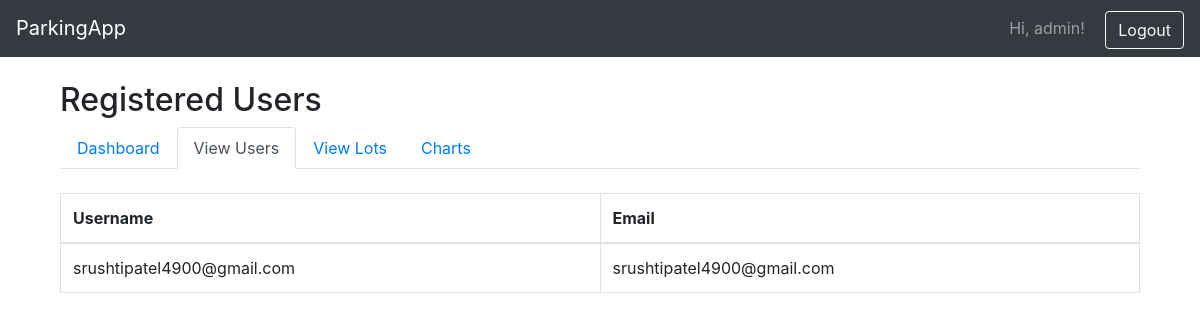
The app's page /admin/view_users (signed in) with its own data.
### app/models.py (models this page shows)
class User(db.Model, UserMixin):
    id = db.Column(db.Integer, primary_key=True)
    username = db.Column(db.String(100), nullable=False)
    email = db.Column(db.String(150), unique=True, nullable=False)
    password = db.Column(db.String(200), nullable=False)
    is_admin = db.Column(db.Boolean, default=False)

### app/routes/admin.py (the view)
@admin_bp.route('/view_users')
@login_required
@admin_required
def view_users():
    users = User.query.filter_by(is_admin=False).all()
    return render_template('admin/view_users.html', users=users)

### app/models.py (called while the page is built)
@login_manager.user_loader
def load_user(user_id):
    return User.query.get(int(user_id))

### app/routes/admin.py (called while the page is built)
def admin_required(func):
    from functools import wraps
    @wraps(func)
    def decorated_view(*args, **kwargs):
        if not current_user.is_authenticated or not current_user.is_admin:
            flash("Admin access required.")
            return redirect(url_for('auth.login'))
        return func(*args, **kwargs)
    return decorated_view

### app/templates/admin/view_users.html
{% extends "base.html" %}
{% block content %}
<div class="container mt-4">
    <h2>Registered Users</h2>
    <ul class="nav nav-tabs mb-4">
        <li class="nav-item">
            <a class="nav-link {% if request.endpoint == 'admin.dashboard' %}active{% endif %}" href="{{ url_for('admin.dashboard') }}">Dashboard</a>
        </li>
        <li class="nav-item">
            <a class="nav-link {% if request.endpoint == 'admin.view_users' %}active{% endif %}" href="{{ url_for('admin.view_users') }}">View Users</a>
        </li>
        <li class="nav-item">
            <a class="nav-link {% if request.endpoint == 'admin.view_lots' %}active{% endif %}" href="{{ url_for('admin.view_lots') }}">View Lots</a>
        </li>
        <li class="nav-item">
            <a class="nav-link {% if request.endpoint == 'admin.charts' %}active{% endif %}" href="{{ url_for('admin.charts') }}">Charts</a>
        </li>
    </ul>
    <table class="table table-bordered">
        <thead>
            <tr>
                <th>Username</th>
                <th>Email</th>
            </tr>
        </thead>
        <tbody>
            {% for user in users %}
            <tr>
                <td>{{ user.username }}</td>
                <td>{{ user.email }}</td>
            </tr>
            {% endfor %}
        </tbody>
    </table>
</div>
{% endblock %}

### app/templates/base.html (shortened to what this page needs)
<!DOCTYPE html>
<html lang="en">
<head>
    <link rel="stylesheet" href="{{ url_for('static', filename='css/style.css') }}">
    <link href="https://cdn.jsdelivr.net/npm/bootstrap@4.6.2/dist/css/bootstrap.min.css" rel="stylesheet">
</head>
<body>
    <nav class="navbar navbar-expand-lg navbar-dark bg-dark mb-4">
        <a class="navbar-brand" href="#">ParkingApp</a>
        <div class="ml-auto">
            {% if current_user.is_authenticated %}
                <span class="navbar-text mr-3">Hi, {{ current_user.username }}!</span>
                <a class="btn btn-outline-light" href="{{ url_for('auth.logout') }}">Logout</a>
            {% endif %}
        </div>
    </nav>
    <div class="container">
        {% block content %}{% endblock %}
    </div>
</body>
</html>

### app/static/style.css (style rules this page uses)
body { background-color: #f8f9fa; font-family: 'Segoe UI', Tahoma, Geneva, Verdana, sans-serif; }
h2 { margin-top: 20px; margin-bottom: 20px; }
.table th, .table td { vertical-align: middle !important; }

### records on screen
User: username "admin"
User: username "srushtipatel4900@gmail.com", email "srushtipatel4900@gmail.com"
